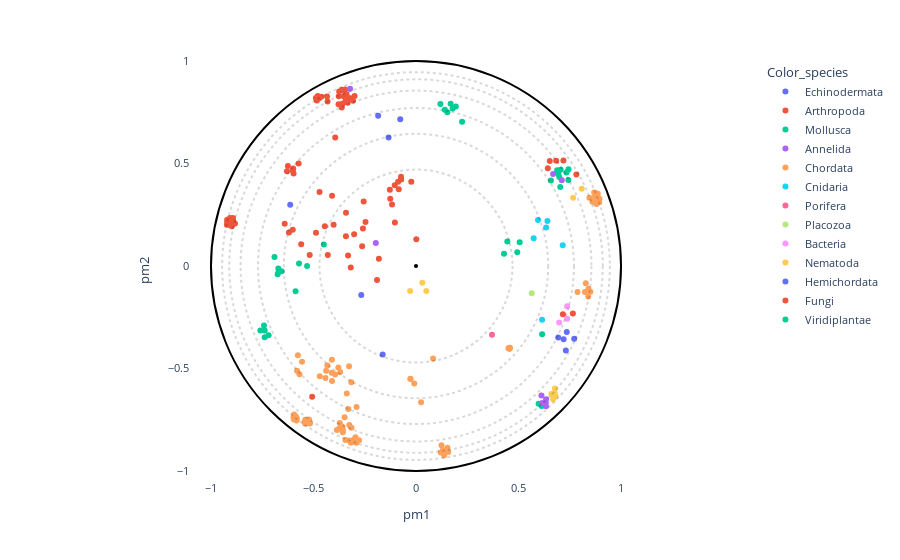

Write notebook code for a chart like this one.
### Markdown cell above
### Create interactive plot

### Code cell
# OPTIONS =================================================
#Here you can set different parameters to color & annotate the resulting projection:
title = ""
#----------------------------------------------------------
# Select the coloring from annotation .csv file:
labels_name = "Color_species"
# Select classes to label among the "labels_name" or "second_labels_name" column (comma separated list):
second_labels_name = ""
labels_text = []
show_text = True
#----------------------------------------------------------
# Use a custom color palette:
color_palette = None #Default: None
use_custom_palette = False
# Select projection center:
id_for_rotation = None #Default: None
use_selected_center = False
#==========================================================


#Check projection visualization parameters
#Labels name
if labels_name == "":
    labels_name = None
elif labels_name not in annotation_names:
    raise NameError(f"labels_name {labels_name} is not in the availables annotations.\nAvailables annotations: {annotation_names}")
#Second labels name
if second_labels_name == "":
    second_labels_name = None
elif second_labels_name not in annotation_names:
    raise NameError(f'"second_labels_name" {second_labels_name} is not in the availables annotations.\nAvailables annotations: {annotation_names}')
#Color palet selection
if not use_custom_palette:
    color_palette = None
#Center of projection selection

tmp_id_for_rotation = -1
if use_selected_center and id_for_rotation is not None:
    if id_for_rotation != tmp_id_for_rotation:
        tmp_id_for_rotation = id_for_rotation

        poincare_coord = df_embedding[["pm1","pm2"]].sort_values(by=["proteins_id"])
        poincare_coord = poincare_coord.values[:,:2]
        model = PoincareMaps(poincare_coord)
        model.get_distances()

        model.iroot = id_for_rotation - 1  #Zero indexing
        model.rotate()

        df_embedding["pm1"] = model.coordinates_rotated[:,0]
        df_embedding["pm2"] = model.coordinates_rotated[:,1]
else:
    df_embedding["pm1"] = df_embedding["pm1_com"]
    df_embedding["pm2"] = df_embedding["pm2_com"]

#Plot graph
fig = plot_embedding_interactive(df_embedding, 
                                 labels_name = labels_name,
                                 second_labels_name = second_labels_name, 
                                 show_text = show_text,
                                 labels_text = labels_text,
                                 color_palette = color_palette, 
                                 title = title, 
                                 fontsize = 11)
fig.show()

### Figure 1 — Plotly figure (JSON) as saved in the notebook; plotly's stock layout.template omitted (floating-point values rounded to 4 significant figures; data arrays with more than 128 entries replaced by an {"elided": "..."} marker saying what was removed)
{"data": [{"customdata": {"elided": "10x19 mixed values"}, "hovertemplate": "<b>%{hovertext}</b><br><br>Color_species=%{customdata[10]}<br>pm1=%{x}<br>pm2=%{y}<br>proteins_id=%{customdata[0]}<br>tree1=%{customdata[1]}<br>tree2=%{customdata[2]}<br>tree3=%{customdata[3]}<br>tree4=%{customdata[4]}<br>full_name=%{customdata[5]}<br>short_name=%{customdata[6]}<br>full_species=%{customdata[7]}<br>short_species=%{customdata[8]}<br>evo_distance=%{customdata[9]}<br>Domain=%{customdata[11]}<br>Kingdom=%{customdata[12]}<br>Phylum=%{customdata[13]}<br>Subphylum=%{customdata[14]}<br>Class=%{customdata[15]}<br>Genus=%{customdata[16]}<br>pm1_com=%{customdata[17]}<br>pm2_com=%{customdata[18]}<extra></extra>", "hovertext": ["Echinodermata", "Echinodermata", "Echinodermata", "Echinodermata", "Echinodermata", "Echinodermata", "Echinodermata", "Echinodermata", "Echinodermata", "Echinodermata"], "legendgroup": "Echinodermata", "marker": {"color": "#636efa", "symbol": "circle"}, "mode": "markers", "name": "Echinodermata", "orientation": "v", "showlegend": true, "textposition": "top right", "type": "scatter", "x": [-0.2669, -0.1625, -0.1338, -0.0768, -0.1847, 0.6939, 0.7351, 0.7715, 0.7201, 0.7309], "xaxis": "x", "y": [-0.141, -0.4317, 0.6272, 0.7159, 0.733, -0.3488, -0.3216, -0.3544, -0.3567, -0.4119], "yaxis": "y"}, {"customdata": {"elided": "84x19 mixed values"}, "hovertemplate": "<b>%{hovertext}</b><br><br>Color_species=%{customdata[10]}<br>pm1=%{x}<br>pm2=%{y}<br>proteins_id=%{customdata[0]}<br>tree1=%{customdata[1]}<br>tree2=%{customdata[2]}<br>tree3=%{customdata[3]}<br>tree4=%{customdata[4]}<br>full_name=%{customdata[5]}<br>short_name=%{customdata[6]}<br>full_species=%{customdata[7]}<br>short_species=%{customdata[8]}<br>evo_distance=%{customdata[9]}<br>Domain=%{customdata[11]}<br>Kingdom=%{customdata[12]}<br>Phylum=%{customdata[13]}<br>Subphylum=%{customdata[14]}<br>Class=%{customdata[15]}<br>Genus=%{customdata[16]}<br>pm1_com=%{customdata[17]}<br>pm2_com=%{customdata[18]}<extra></extra>", "hovertext": ["Arthropoda", "Arthropoda", "Arthropoda", "Arthropoda", "Arthropoda", "Arthropoda", "Arthropoda", "Arthropoda", "Arthropoda", "Arthropoda", "Arthropoda", "Arthropoda", "Arthropoda", "Arthropoda", "Arthropoda", "Arthropoda", "Arthropoda", "Arthropoda", "Arthropoda", "Arthropoda", "Arthropoda", "Arthropoda", "Arthropoda", "Arthropoda", "Arthropoda", "Arthropoda", "Arthropoda", "Arthropoda", "Arthropoda", "Arthropoda", "Arthropoda", "Arthropoda", "Arthropoda", "Arthropoda", "Arthropoda", "Arthropoda", "Arthropoda", "Arthropoda", "Arthropoda", "Arthropoda", "Arthropoda", "Arthropoda", "Arthropoda", "Arthropoda", "Arthropoda", "Arthropoda", "Arthropoda", "Arthropoda", "Arthropoda", "Arthropoda", "Arthropoda", "Arthropoda", "Arthropoda", "Arthropoda", "Arthropoda", "Arthropoda", "Arthropoda", "Arthropoda", "Arthropoda", "Arthropoda", "Arthropoda", "Arthropoda", "Arthropoda", "Arthropoda", "Arthropoda", "Arthropoda", "Arthropoda", "Arthropoda", "Arthropoda", "Arthropoda", "Arthropoda", "Arthropoda", "Arthropoda", "Arthropoda", "Arthropoda", "Arthropoda", "Arthropoda", "Arthropoda", "Arthropoda", "Arthropoda", "Arthropoda", "Arthropoda", "Arthropoda", "Arthropoda"], "legendgroup": "Arthropoda", "marker": {"color": "#EF553B", "symbol": "circle"}, "mode": "markers", "name": "Arthropoda", "orientation": "v", "showlegend": true, "textposition": "top right", "type": "scatter", "x": [-0.2627, -0.43, -0.6197, -0.5599, -0.6404, -0.4019, -0.3312, -0.2463, -0.3418, -0.4877, -0.1901, -0.1037, -0.07335, -0.08727, -0.1275, -0.07297, -0.07246, -0.08404, -0.07356, -0.1031, -0.1811, -0.1257, -0.3182, -0.2553, -0.4449, -0.601, 0.6524, -0.8988, -0.9064, -0.9044, -0.8828, -0.9118, -0.8927, -0.892, -0.9066, -0.921, -0.921, -0.922, 0.6837, -0.4704, -0.4726, -0.4802, -0.4793, 0.6429, -0.342, -0.3337, -0.3525, -0.3768, -0.3413, -0.362, -0.3778, -0.3579, -0.462, -0.0729, -0.2589, -0.4835, -0.3384, -0.3747, -0.3514, -0.3453, -0.3596, -0.3284, -0.4337, -0.4312, -0.5065, -0.02308, -0.3073, -0.3177, -0.6296, -0.6247, -0.5971, -0.6014, -0.5989, -0.4093, -0.3019, -0.5724, 0.001603, 0.719, -0.1168, -0.5185, -0.4885, 0.782, -0.2994, -0.394], "xaxis": "x", "y": [0.09615, 0.05322, 0.1634, 0.1061, 0.2068, 0.2015, 0.05183, 0.2145, 0.1451, 0.1629, -0.06766, 0.3935, 0.4238, 0.4108, 0.3724, 0.4231, 0.4231, 0.375, 0.4228, 0.2128, 0.03609, 0.3285, -0.007221, 0.3153, 0.1939, 0.1764, 0.5123, 0.1939, 0.2177, 0.2095, 0.2073, 0.2012, 0.2347, 0.2229, 0.2339, 0.2257, 0.2146, 0.2014, 0.5132, 0.3609, 0.8186, 0.8214, 0.8289, 0.4771, 0.8101, 0.7963, 0.828, 0.8284, 0.2597, 0.7737, 0.7888, 0.793, 0.8256, 0.435, 0.1833, 0.8076, 0.8369, 0.8517, 0.856, 0.8615, 0.8595, 0.8181, 0.8265, 0.8025, -0.637, 0.4112, 0.8061, 0.8178, 0.4624, 0.4874, 0.4512, 0.4661, 0.4758, 0.343, 0.1549, 0.4998, 0.131, 0.5152, 0.2995, 0.0536, 0.8199, 0.4459, 0.8294, 0.6264], "yaxis": "y"}, {"customdata": {"elided": "36x19 mixed values"}, "hovertemplate": "<b>%{hovertext}</b><br><br>Color_species=%{customdata[10]}<br>pm1=%{x}<br>pm2=%{y}<br>proteins_id=%{customdata[0]}<br>tree1=%{customdata[1]}<br>tree2=%{customdata[2]}<br>tree3=%{customdata[3]}<br>tree4=%{customdata[4]}<br>full_name=%{customdata[5]}<br>short_name=%{customdata[6]}<br>full_species=%{customdata[7]}<br>short_species=%{customdata[8]}<br>evo_distance=%{customdata[9]}<br>Domain=%{customdata[11]}<br>Kingdom=%{customdata[12]}<br>Phylum=%{customdata[13]}<br>Subphylum=%{customdata[14]}<br>Class=%{customdata[15]}<br>Genus=%{customdata[16]}<br>pm1_com=%{customdata[17]}<br>pm2_com=%{customdata[18]}<extra></extra>", "hovertext": ["Mollusca", "Mollusca", "Mollusca", "Mollusca", "Mollusca", "Mollusca", "Mollusca", "Mollusca", "Mollusca", "Mollusca", "Mollusca", "Mollusca", "Mollusca", "Mollusca", "Mollusca", "Mollusca", "Mollusca", "Mollusca", "Mollusca", "Mollusca", "Mollusca", "Mollusca", "Mollusca", "Mollusca", "Mollusca", "Mollusca", "Mollusca", "Mollusca", "Mollusca", "Mollusca", "Mollusca", "Mollusca", "Mollusca", "Mollusca", "Mollusca", "Mollusca"], "legendgroup": "Mollusca", "marker": {"color": "#00cc96", "symbol": "circle"}, "mode": "markers", "name": "Mollusca", "orientation": "v", "showlegend": true, "textposition": "top right", "type": "scatter", "x": [-0.5705, -0.5312, 0.7338, 0.7057, 0.6581, 0.7429, 0.6986, 0.169, 0.2245, 0.1191, 0.1946, 0.1788, -0.4497, 0.6942, 0.7036, -0.6748, -0.6716, -0.6561, -0.6701, 0.4454, 0.4291, 0.5056, -0.5873, -0.6901, 0.6131, 0.6883, 0.598, 0.7437, 0.494, 0.1407, 0.1529, -0.7379, -0.7414, -0.719, -0.7591, -0.7382], "xaxis": "x", "y": [0.01278, 0.0003385, 0.4556, 0.4694, 0.4174, 0.4201, 0.434, 0.7917, 0.7036, 0.7901, 0.7776, 0.7678, 0.1054, 0.449, 0.3852, -0.04058, -0.01169, -0.02603, -0.02811, 0.1198, 0.05938, 0.1165, -0.1226, 0.04386, -0.6833, 0.4669, -0.6723, 0.4724, 0.0668, 0.7626, 0.7499, -0.3144, -0.2898, -0.3372, -0.3144, -0.3475], "yaxis": "y"}, {"customdata": {"elided": "9x19 mixed values"}, "hovertemplate": "<b>%{hovertext}</b><br><br>Color_species=%{customdata[10]}<br>pm1=%{x}<br>pm2=%{y}<br>proteins_id=%{customdata[0]}<br>tree1=%{customdata[1]}<br>tree2=%{customdata[2]}<br>tree3=%{customdata[3]}<br>tree4=%{customdata[4]}<br>full_name=%{customdata[5]}<br>short_name=%{customdata[6]}<br>full_species=%{customdata[7]}<br>short_species=%{customdata[8]}<br>evo_distance=%{customdata[9]}<br>Domain=%{customdata[11]}<br>Kingdom=%{customdata[12]}<br>Phylum=%{customdata[13]}<br>Subphylum=%{customdata[14]}<br>Class=%{customdata[15]}<br>Genus=%{customdata[16]}<br>pm1_com=%{customdata[17]}<br>pm2_com=%{customdata[18]}<extra></extra>", "hovertext": ["Annelida", "Annelida", "Annelida", "Annelida", "Annelida", "Annelida", "Annelida", "Annelida", "Annelida"], "legendgroup": "Annelida", "marker": {"color": "#ab63fa", "symbol": "circle"}, "mode": "markers", "name": "Annelida", "orientation": "v", "showlegend": true, "textposition": "top right", "type": "scatter", "x": [0.6342, 0.6332, 0.6118, 0.6333, -0.196, 0.7111, -0.3216, 0.6685, 0.6154], "xaxis": "x", "y": [-0.6492, -0.6672, -0.6319, -0.6838, 0.1121, 0.4183, 0.8647, 0.4492, -0.6677], "yaxis": "y"}, {"customdata": {"elided": "88x19 mixed values"}, "hovertemplate": "<b>%{hovertext}</b><br><br>Color_species=%{customdata[10]}<br>pm1=%{x}<br>pm2=%{y}<br>proteins_id=%{customdata[0]}<br>tree1=%{customdata[1]}<br>tree2=%{customdata[2]}<br>tree3=%{customdata[3]}<br>tree4=%{customdata[4]}<br>full_name=%{customdata[5]}<br>short_name=%{customdata[6]}<br>full_species=%{customdata[7]}<br>short_species=%{customdata[8]}<br>evo_distance=%{customdata[9]}<br>Domain=%{customdata[11]}<br>Kingdom=%{customdata[12]}<br>Phylum=%{customdata[13]}<br>Subphylum=%{customdata[14]}<br>Class=%{customdata[15]}<br>Genus=%{customdata[16]}<br>pm1_com=%{customdata[17]}<br>pm2_com=%{customdata[18]}<extra></extra>", "hovertext": ["Chordata", "Chordata", "Chordata", "Chordata", "Chordata", "Chordata", "Chordata", "Chordata", "Chordata", "Chordata", "Chordata", "Chordata", "Chordata", "Chordata", "Chordata", "Chordata", "Chordata", "Chordata", "Chordata", "Chordata", "Chordata", "Chordata", "Chordata", "Chordata", "Chordata", "Chordata", "Chordata", "Chordata", "Chordata", "Chordata", "Chordata", "Chordata", "Chordata", "Chordata", "Chordata", "Chordata", "Chordata", "Chordata", "Chordata", "Chordata", "Chordata", "Chordata", "Chordata", "Chordata", "Chordata", "Chordata", "Chordata", "Chordata", "Chordata", "Chordata", "Chordata", "Chordata", "Chordata", "Chordata", "Chordata", "Chordata", "Chordata", "Chordata", "Chordata", "Chordata", "Chordata", "Chordata", "Chordata", "Chordata", "Chordata", "Chordata", "Chordata", "Chordata", "Chordata", "Chordata", "Chordata", "Chordata", "Chordata", "Chordata", "Chordata", "Chordata", "Chordata", "Chordata", "Chordata", "Chordata", "Chordata", "Chordata", "Chordata", "Chordata", "Chordata", "Chordata", "Chordata", "Chordata"], "legendgroup": "Chordata", "marker": {"color": "#FFA15A", "symbol": "circle"}, "mode": "markers", "name": "Chordata", "orientation": "v", "showlegend": true, "textposition": "top right", "type": "scatter", "x": [0.7877, 0.02485, 0.08332, -0.2952, -0.3569, -0.3718, -0.3786, -0.2777, -0.3175, -0.3949, -0.3048, -0.3697, -0.3264, -0.361, -0.386, -0.4325, -0.4097, -0.3566, -0.4694, -0.3075, -0.315, -0.3263, -0.3484, -0.4111, -0.3255, -0.4383, -0.4417, -0.3155, -0.2899, -0.344, -0.3301, -0.3377, -0.581, 0.8734, 0.8867, 0.8935, 0.8813, 0.8823, 0.8791, 0.8691, 0.8817, 0.8734, 0.8948, 0.8897, 0.8457, 0.8745, -0.008543, 0.8803, 0.8607, 0.1206, 0.1314, 0.1428, 0.1569, 0.1534, 0.1245, -0.5684, -0.5803, -0.5558, -0.5763, -0.5399, -0.5219, -0.5171, -0.5831, -0.5976, -0.594, -0.5849, -0.5949, -0.3751, -0.02747, -0.02655, -0.5438, 0.4562, 0.4548, 0.8235, 0.4507, 0.8281, 0.8504, 0.4564, 0.841, 0.4571, 0.4545, 0.4554, 0.4582, -0.54, -0.4102, -0.2902, 0.84, 0.1374], "xaxis": "x", "y": [-0.1265, -0.665, -0.4504, -0.8346, -0.8102, -0.7661, -0.4953, -0.8497, -0.8624, -0.5294, -0.8478, -0.5166, -0.4891, -0.7824, -0.8002, -0.4848, -0.5608, -0.7968, -0.5375, -0.8582, -0.7882, -0.851, -0.7375, -0.5202, -0.7754, -0.5107, -0.5466, -0.5672, -0.6872, -0.8488, -0.6973, -0.6223, -0.7431, 0.3398, 0.3528, 0.3106, 0.3469, 0.3174, 0.355, 0.3585, 0.3278, 0.3279, 0.3284, 0.3171, 0.3328, 0.3145, -0.5729, 0.302, 0.3131, -0.9089, -0.8987, -0.9049, -0.9072, -0.886, -0.8743, -0.5277, -0.5111, -0.4663, -0.4351, -0.7503, -0.7484, -0.7685, -0.7529, -0.7395, -0.7246, -0.7353, -0.7485, -0.794, -0.5493, -0.5506, -0.7603, -0.4026, -0.4024, -0.1271, -0.4009, -0.08384, -0.1249, -0.3985, -0.1105, -0.4023, -0.4025, -0.4027, -0.3986, -0.7692, -0.4567, -0.8619, -0.1492, -0.9229], "yaxis": "y"}, {"customdata": [[18, -1, -1, 8, 4, "Predicted protein", "Predicted", "Nematostella vectensis", "Nematostella", 2.434, "Cnidaria", "Eukaryota", "Metazoa", "Cnidaria", "Other", "Other", "Other", 0.7158, 0.101], [82, -1, 15, 7, 4, "Predicted protein", "Predicted", "Nematostella vectensis", "Nematostella", 3.063, "Cnidaria", "Eukaryota", "Metazoa", "Cnidaria", "Other", "Other", "Other", 0.6411, 0.2199], [83, 20, 15, 7, 4, "Predicted protein", "Predicted", "Nematostella vectensis", "Nematostella", 2.696, "Cnidaria", "Eukaryota", "Metazoa", "Cnidaria", "Other", "Other", "Other", 0.6345, 0.188], [84, -1, 15, 7, 4, "Predicted protein", "Predicted", "Nematostella vectensis", "Nematostella", 2.747, "Cnidaria", "Eukaryota", "Metazoa", "Cnidaria", "Other", "Other", "Other", 0.5951, 0.2241], [85, 20, 15, 7, 4, "Predicted protein", "Predicted", "Nematostella vectensis", "Nematostella", 2.467, "Cnidaria", "Eukaryota", "Metazoa", "Cnidaria", "Other", "Other", "Other", 0.5739, 0.1353], [208, -1, -1, -1, 3, "Predicted protein", "Predicted", "Nematostella vectensis", "Nematostella", 3.137, "Cnidaria", "Eukaryota", "Metazoa", "Cnidaria", "Other", "Other", "Other", 0.6149, -0.2626]], "hovertemplate": "<b>%{hovertext}</b><br><br>Color_species=%{customdata[10]}<br>pm1=%{x}<br>pm2=%{y}<br>proteins_id=%{customdata[0]}<br>tree1=%{customdata[1]}<br>tree2=%{customdata[2]}<br>tree3=%{customdata[3]}<br>tree4=%{customdata[4]}<br>full_name=%{customdata[5]}<br>short_name=%{customdata[6]}<br>full_species=%{customdata[7]}<br>short_species=%{customdata[8]}<br>evo_distance=%{customdata[9]}<br>Domain=%{customdata[11]}<br>Kingdom=%{customdata[12]}<br>Phylum=%{customdata[13]}<br>Subphylum=%{customdata[14]}<br>Class=%{customdata[15]}<br>Genus=%{customdata[16]}<br>pm1_com=%{customdata[17]}<br>pm2_com=%{customdata[18]}<extra></extra>", "hovertext": ["Cnidaria", "Cnidaria", "Cnidaria", "Cnidaria", "Cnidaria", "Cnidaria"], "legendgroup": "Cnidaria", "marker": {"color": "#19d3f3", "symbol": "circle"}, "mode": "markers", "name": "Cnidaria", "orientation": "v", "showlegend": true, "textposition": "top right", "type": "scatter", "x": [0.7158, 0.6411, 0.6345, 0.5951, 0.5739, 0.6149], "xaxis": "x", "y": [0.101, 0.2199, 0.188, 0.2241, 0.1353, -0.2626], "yaxis": "y"}, {"customdata": [[37, -1, -1, 9, 3, "Uncharacterized protein", "Uncharacterized", "Amphimedon queenslandica", "Amphimedon", 2.522, "Porifera", "Eukaryota", "Metazoa", "Porifera", "Other", "Other", "Other", 0.3707, -0.3353]], "hovertemplate": "<b>%{hovertext}</b><br><br>Color_species=%{customdata[10]}<br>pm1=%{x}<br>pm2=%{y}<br>proteins_id=%{customdata[0]}<br>tree1=%{customdata[1]}<br>tree2=%{customdata[2]}<br>tree3=%{customdata[3]}<br>tree4=%{customdata[4]}<br>full_name=%{customdata[5]}<br>short_name=%{customdata[6]}<br>full_species=%{customdata[7]}<br>short_species=%{customdata[8]}<br>evo_distance=%{customdata[9]}<br>Domain=%{customdata[11]}<br>Kingdom=%{customdata[12]}<br>Phylum=%{customdata[13]}<br>Subphylum=%{customdata[14]}<br>Class=%{customdata[15]}<br>Genus=%{customdata[16]}<br>pm1_com=%{customdata[17]}<br>pm2_com=%{customdata[18]}<extra></extra>", "hovertext": ["Porifera"], "legendgroup": "Porifera", "marker": {"color": "#FF6692", "symbol": "circle"}, "mode": "markers", "name": "Porifera", "orientation": "v", "showlegend": true, "textposition": "top right", "type": "scatter", "x": [0.3707], "xaxis": "x", "y": [-0.3353], "yaxis": "y"}, {"customdata": [[78, -1, -1, 20, 7, "Putative uncharacterized protein", "Putative", "Trichoplax adhaerens", "Trichoplax", 2.316, "Placozoa", "Eukaryota", "Metazoa", "Other", "Other", "Other", "Other", 0.5647, -0.1327]], "hovertemplate": "<b>%{hovertext}</b><br><br>Color_species=%{customdata[10]}<br>pm1=%{x}<br>pm2=%{y}<br>proteins_id=%{customdata[0]}<br>tree1=%{customdata[1]}<br>tree2=%{customdata[2]}<br>tree3=%{customdata[3]}<br>tree4=%{customdata[4]}<br>full_name=%{customdata[5]}<br>short_name=%{customdata[6]}<br>full_species=%{customdata[7]}<br>short_species=%{customdata[8]}<br>evo_distance=%{customdata[9]}<br>Domain=%{customdata[11]}<br>Kingdom=%{customdata[12]}<br>Phylum=%{customdata[13]}<br>Subphylum=%{customdata[14]}<br>Class=%{customdata[15]}<br>Genus=%{customdata[16]}<br>pm1_com=%{customdata[17]}<br>pm2_com=%{customdata[18]}<extra></extra>", "hovertext": ["Placozoa"], "legendgroup": "Placozoa", "marker": {"color": "#B6E880", "symbol": "circle"}, "mode": "markers", "name": "Placozoa", "orientation": "v", "showlegend": true, "textposition": "top right", "type": "scatter", "x": [0.5647], "xaxis": "x", "y": [-0.1327], "yaxis": "y"}, {"customdata": [[79, -1, -1, 6, 3, "Globin", "Globin", "Gemmatirosa kalamazoonesis", "Gemmatirosa", 2.905, "Bacteria", "Bacteria", "Bacteria", "Other", "Other", "Other", "Other", 0.7375, -0.2576], [80, -1, 9, 6, 3, "Globin", "Globin", "Gemmatirosa kalamazoonesis", "Gemmatirosa", 3.007, "Bacteria", "Bacteria", "Bacteria", "Other", "Other", "Other", "Other", 0.7369, -0.1959], [81, -1, 9, 6, 3, "Hemin receptor", "Hemin", "Halothiobacillus sp.", "Halothiobacillus", 2.535, "Bacteria", "Bacteria", "Bacteria", "Proteobacteria", "Other", "Gammaproteobacteria", "Other", 0.6981, -0.2748]], "hovertemplate": "<b>%{hovertext}</b><br><br>Color_species=%{customdata[10]}<br>pm1=%{x}<br>pm2=%{y}<br>proteins_id=%{customdata[0]}<br>tree1=%{customdata[1]}<br>tree2=%{customdata[2]}<br>tree3=%{customdata[3]}<br>tree4=%{customdata[4]}<br>full_name=%{customdata[5]}<br>short_name=%{customdata[6]}<br>full_species=%{customdata[7]}<br>short_species=%{customdata[8]}<br>evo_distance=%{customdata[9]}<br>Domain=%{customdata[11]}<br>Kingdom=%{customdata[12]}<br>Phylum=%{customdata[13]}<br>Subphylum=%{customdata[14]}<br>Class=%{customdata[15]}<br>Genus=%{customdata[16]}<br>pm1_com=%{customdata[17]}<br>pm2_com=%{customdata[18]}<extra></extra>", "hovertext": ["Bacteria", "Bacteria", "Bacteria"], "legendgroup": "Bacteria", "marker": {"color": "#FF97FF", "symbol": "circle"}, "mode": "markers", "name": "Bacteria", "orientation": "v", "showlegend": true, "textposition": "top right", "type": "scatter", "x": [0.7375, 0.7369, 0.6981], "xaxis": "x", "y": [-0.2576, -0.1959, -0.2748], "yaxis": "y"}, {"customdata": {"elided": "10x19 mixed values"}, "hovertemplate": "<b>%{hovertext}</b><br><br>Color_species=%{customdata[10]}<br>pm1=%{x}<br>pm2=%{y}<br>proteins_id=%{customdata[0]}<br>tree1=%{customdata[1]}<br>tree2=%{customdata[2]}<br>tree3=%{customdata[3]}<br>tree4=%{customdata[4]}<br>full_name=%{customdata[5]}<br>short_name=%{customdata[6]}<br>full_species=%{customdata[7]}<br>short_species=%{customdata[8]}<br>evo_distance=%{customdata[9]}<br>Domain=%{customdata[11]}<br>Kingdom=%{customdata[12]}<br>Phylum=%{customdata[13]}<br>Subphylum=%{customdata[14]}<br>Class=%{customdata[15]}<br>Genus=%{customdata[16]}<br>pm1_com=%{customdata[17]}<br>pm2_com=%{customdata[18]}<extra></extra>", "hovertext": ["Nematoda", "Nematoda", "Nematoda", "Nematoda", "Nematoda", "Nematoda", "Nematoda", "Nematoda", "Nematoda", "Nematoda"], "legendgroup": "Nematoda", "marker": {"color": "#FECB52", "symbol": "circle"}, "mode": "markers", "name": "Nematoda", "orientation": "v", "showlegend": true, "textposition": "top right", "type": "scatter", "x": [-0.02877, 0.05039, 0.03078, 0.6603, 0.6773, 0.6809, 0.6682, 0.6766, 0.7662, 0.8082], "xaxis": "x", "y": [-0.1214, -0.1217, -0.08102, -0.6238, -0.597, -0.6335, -0.6494, -0.6198, 0.3331, 0.3768], "yaxis": "y"}, {"customdata": [[203, -1, -1, 14, 6, "Neuroglobin like protein", "Neuroglobin", "Saccoglossus kowalevskii", "Saccoglossus", 2.36, "Hemichordata", "Eukaryota", "Metazoa", "Hemichordata", "Other", "Other", "Other", -0.6136, 0.2993]], "hovertemplate": "<b>%{hovertext}</b><br><br>Color_species=%{customdata[10]}<br>pm1=%{x}<br>pm2=%{y}<br>proteins_id=%{customdata[0]}<br>tree1=%{customdata[1]}<br>tree2=%{customdata[2]}<br>tree3=%{customdata[3]}<br>tree4=%{customdata[4]}<br>full_name=%{customdata[5]}<br>short_name=%{customdata[6]}<br>full_species=%{customdata[7]}<br>short_species=%{customdata[8]}<br>evo_distance=%{customdata[9]}<br>Domain=%{customdata[11]}<br>Kingdom=%{customdata[12]}<br>Phylum=%{customdata[13]}<br>Subphylum=%{customdata[14]}<br>Class=%{customdata[15]}<br>Genus=%{customdata[16]}<br>pm1_com=%{customdata[17]}<br>pm2_com=%{customdata[18]}<extra></extra>", "hovertext": ["Hemichordata"], "legendgroup": "Hemichordata", "marker": {"color": "#636efa", "symbol": "circle"}, "mode": "markers", "name": "Hemichordata", "orientation": "v", "showlegend": true, "textposition": "top right", "type": "scatter", "x": [-0.6136], "xaxis": "x", "y": [0.2993], "yaxis": "y"}, {"customdata": [[210, 15, 8, 6, 3, "ARAD1D45562p", "ARAD1D45562p", "Blastobotrys adeninivorans", "Blastobotrys", 3.652, "Fungi", "Eukaryota", "Fungi", "Ascomycota", "Other", "Other", "Other", 0.7652, -0.2315], [234, 15, 8, 6, 3, "CYFA0S05e02454g1_1", "CYFA0S05e02454g1_1", "Cyberlindnera fabianii", "Cyberlindnera", 4.119, "Fungi", "Eukaryota", "Fungi", "Ascomycota", "Other", "Other", "Other", 0.7163, -0.2348]], "hovertemplate": "<b>%{hovertext}</b><br><br>Color_species=%{customdata[10]}<br>pm1=%{x}<br>pm2=%{y}<br>proteins_id=%{customdata[0]}<br>tree1=%{customdata[1]}<br>tree2=%{customdata[2]}<br>tree3=%{customdata[3]}<br>tree4=%{customdata[4]}<br>full_name=%{customdata[5]}<br>short_name=%{customdata[6]}<br>full_species=%{customdata[7]}<br>short_species=%{customdata[8]}<br>evo_distance=%{customdata[9]}<br>Domain=%{customdata[11]}<br>Kingdom=%{customdata[12]}<br>Phylum=%{customdata[13]}<br>Subphylum=%{customdata[14]}<br>Class=%{customdata[15]}<br>Genus=%{customdata[16]}<br>pm1_com=%{customdata[17]}<br>pm2_com=%{customdata[18]}<extra></extra>", "hovertext": ["Fungi", "Fungi"], "legendgroup": "Fungi", "marker": {"color": "#EF553B", "symbol": "circle"}, "mode": "markers", "name": "Fungi", "orientation": "v", "showlegend": true, "textposition": "top right", "type": "scatter", "x": [0.7652, 0.7163], "xaxis": "x", "y": [-0.2315, -0.2348], "yaxis": "y"}, {"customdata": [[227, -1, -1, 9, 3, "Uncharacterized protein", "Uncharacterized", "Micromonas commoda", "Micromonas", 2.71, "Viridiplantae", "Eukaryota", "Plantae", "Chlorophyta", "Other", "Other", "Other", 0.615, -0.3327]], "hovertemplate": "<b>%{hovertext}</b><br><br>Color_species=%{customdata[10]}<br>pm1=%{x}<br>pm2=%{y}<br>proteins_id=%{customdata[0]}<br>tree1=%{customdata[1]}<br>tree2=%{customdata[2]}<br>tree3=%{customdata[3]}<br>tree4=%{customdata[4]}<br>full_name=%{customdata[5]}<br>short_name=%{customdata[6]}<br>full_species=%{customdata[7]}<br>short_species=%{customdata[8]}<br>evo_distance=%{customdata[9]}<br>Domain=%{customdata[11]}<br>Kingdom=%{customdata[12]}<br>Phylum=%{customdata[13]}<br>Subphylum=%{customdata[14]}<br>Class=%{customdata[15]}<br>Genus=%{customdata[16]}<br>pm1_com=%{customdata[17]}<br>pm2_com=%{customdata[18]}<extra></extra>", "hovertext": ["Viridiplantae"], "legendgroup": "Viridiplantae", "marker": {"color": "#00cc96", "symbol": "circle"}, "mode": "markers", "name": "Viridiplantae", "orientation": "v", "showlegend": true, "textposition": "top right", "type": "scatter", "x": [0.615], "xaxis": "x", "y": [-0.3327], "yaxis": "y"}], "layout": {"autosize": true, "font": {"size": 11}, "legend": {"title": {"text": "Color_species"}, "tracegroupgap": 0}, "margin": {"t": 60}, "plot_bgcolor": "rgba(0, 0, 0, 0)", "shapes": [{"line": {"color": "black", "dash": "dot"}, "opacity": 0.15, "type": "circle", "x0": -0.4706, "x1": 0.4706, "y0": -0.4706, "y1": 0.4706}, {"line": {"color": "black", "dash": "dot"}, "opacity": 0.15, "type": "circle", "x0": -0.6447, "x1": 0.6447, "y0": -0.6447, "y1": 0.6447}, {"line": {"color": "black", "dash": "dot"}, "opacity": 0.15, "type": "circle", "x0": -0.7705, "x1": 0.7705, "y0": -0.7705, "y1": 0.7705}, {"line": {"color": "black", "dash": "dot"}, "opacity": 0.15, "type": "circle", "x0": -0.8557, "x1": 0.8557, "y0": -0.8557, "y1": 0.8557}, {"line": {"color": "black", "dash": "dot"}, "opacity": 0.15, "type": "circle", "x0": -0.9108, "x1": 0.9108, "y0": -0.9108, "y1": 0.9108}, {"line": {"color": "black", "dash": "dot"}, "opacity": 0.15, "type": "circle", "x0": -0.9455, "x1": 0.9455, "y0": -0.9455, "y1": 0.9455}, {"line": {"color": "Black"}, "type": "circle", "x0": -1, "x1": 1, "xref": "x", "y0": -1, "y1": 1, "yref": "y"}, {"fillcolor": "Black", "line": {"color": "Black"}, "type": "circle", "x0": -0.005, "x1": 0.005, "xref": "x", "y0": -0.005, "y1": 0.005, "yref": "y"}], "title": {"text": "", "x": 0.5}, "xaxis": {"anchor": "y", "constrain": "domain", "domain": [0.1554, 0.8446], "range": [-1.1, 1.1], "title": {"text": "pm1"}, "type": "linear"}, "yaxis": {"anchor": "x", "autorange": true, "domain": [0, 1], "range": [-1.036, 1.003], "scaleanchor": "x", "scaleratio": 1, "title": {"text": "pm2"}, "type": "linear"}, "yaxis2": {"layer": "below traces", "matches": "y", "overlaying": "y"}}}
